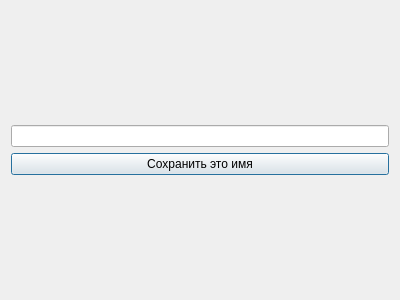
<?xml version="1.0" encoding="UTF-8"?>
<ui version="4.0">
 <class>chooseName</class>
 <widget class="QDialog" name="chooseName">
  <property name="geometry">
   <rect>
    <x>0</x>
    <y>0</y>
    <width>400</width>
    <height>300</height>
   </rect>
  </property>
  <property name="windowTitle">
   <string>chooseName</string>
  </property>
  <layout class="QGridLayout" name="gridLayout_2">
   <item row="0" column="0">
    <layout class="QGridLayout" name="gridLayout">
     <item row="0" column="0">
      <widget class="QLineEdit" name="lineEdit"/>
     </item>
     <item row="1" column="0">
      <widget class="QPushButton" name="pushButton">
       <property name="text">
        <string>Сохранить это имя</string>
       </property>
      </widget>
     </item>
    </layout>
   </item>
  </layout>
 </widget>
 <resources/>
 <connections/>
</ui>
